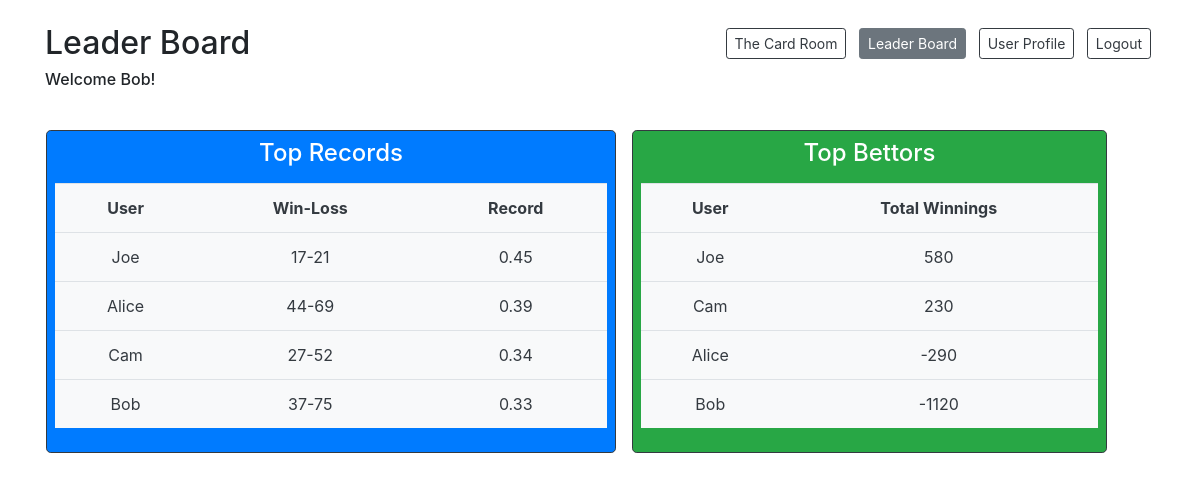
Page /leaderboard (signed in) on the committed database.
### models.py (models this page shows)
class User(db.Model):
    __tablename__ = "users"
    id = db.Column(db.Integer, primary_key=True)
    user_name = db.Column(db.String(255))
    email = db.Column(db.String(255))
    password = db.Column(db.String(255))
    balance = db.Column(db.Integer)
    photo = db.Column(db.BLOB)
    current_game_id = db.Column(db.Integer, db.ForeignKey("games.id"), nullable=True)  # is null if not currently in a game
    current_game = db.relationship("Game", foreign_keys=[current_game_id], backref="game_users")
    created_at = db.Column(db.DateTime, server_default=func.now())
    updated_at = db.Column(db.DateTime, server_default=func.now(), onupdate=func.now())

### controller.py (the view)
def leaderboard():
    if 'user_id' in session:
        user = getUser(session['user_id'])
    records = getTopWinLossRecords(10)
    bettors = getTopBettors(10)
    return render_template('leaderboard.html', user = user, records = records, bettors = bettors, starting_balance=starting_balance)

### utilities.py (called while the page is built)
def getUser(user_id):
    user = User.query.get(user_id)
    return user

def getTopWinLossRecords(num_of_players):
    results = Player.query.join(User).with_entities( \
        User.user_name.label('user_name'), \
        func.count(Player.result).filter(Player.result==2).label('wins'), \
        func.count(Player.result).filter(Player.result==3).label('losses') \
        ).filter(or_(Player.result==2,Player.result==3)).group_by(User.user_name) \
        .order_by((1.0*func.count(Player.result).filter(Player.result==2)/ \
        (func.count(Player.result).filter(Player.result==3)+
         func.count(Player.result).filter(Player.result==2))).desc()
        ).limit(10).all()
    records = []
    for result in results:
        entry = {}
        entry['user_name'] = result.user_name
        entry['wins'] = result.wins
        entry['losses'] = result.losses
        records.append(entry)
    return records

def getTopBettors(num_of_players):
    topBettors = User.query.order_by(User.balance.desc()).limit(10)
    return topBettors

### templates/leaderboard.html (shortened to what this page needs)
<!DOCTYPE html>
<html lang="en">
<head>
    <link href="https://stackpath.bootstrapcdn.com/bootstrap/4.4.1/css/bootstrap.min.css" rel="stylesheet">
    <script src="https://cdnjs.cloudflare.com/ajax/libs/socket.io/1.7.3/socket.io.min.js"></script></head>
</head>
<body>
    <div class="container bg-white">
        <div class="row justify-content-between mt-4 mb-2">
            <div class="col-auto">
                <h2>Leader Board</h2>
                {% if user %}
                <h6>Welcome {{user.user_name}}!</h6>
                {% endif %}
            </div>
            <div class="col-auto">
                <a href="/lobby" class="col-auto btn btn-outline-dark btn-sm mx-1 mt-1 mb-3">The Card Room</a>
                <a href="#" class="inactive col-auto btn btn-secondary btn-sm mx-1 mt-1 mb-3">Leader Board</a>
                <a href="/user-profile" class="col-auto btn btn-outline-dark btn-sm mx-1 mt-1 mb-3">User Profile</a>
                <a href="/logout-action" class="col-auto btn btn-outline-dark btn-sm mx-1 mt-1 mb-3">Logout</a>
            </div>
        </div>
        <div class="row pt-4">
            <div class="col-6 bg-primary text-white border border-dark rounded-lg p-2 mx-3">
                <h4 class="pb-2 text-center">Top Records</h4>
                {% if records %}
                    <table class="bg-light table table-fixed text-dark text-center table-hover">
                        <tr scope="row">
                            <th>User</th>
                            <th>Win-Loss</th>
                            <th>Record</th>
                        </tr>
                    {% for record in records %}
                        <tr scope="row">
                            <td>{{record.user_name}}</td>
                            <td>{{record.wins}}-{{record.losses}}</td>
                            <td>{%if record.wins or record.losses %}{{'%0.2f'| format(record.wins/(record.wins+record.losses))}}{%endif%}</td>
                        </tr>
                    {% endfor %}
                    </table>
                {% else %}
                    <h6>No games</h6>
                {% endif %}
            </div>
            <div class="col-5 bg-success text-white border border-dark rounded-lg p-2">
                <h4 class="pb-2 text-center">Top Bettors</h4>
                {% if bettors %}
                    <table class="bg-light table table-fixed text-dark text-center table-hover">
                        <tr scope="row">
                            <th>User</th>
                            <th>Total Winnings</th>
                        </tr>
                    {% for bettor in bettors %}
                        <tr scope="row">
                            <td>{{bettor.user_name}}</td>
                            <td>{{bettor.balance - starting_balance}}</td>
                        </tr>
                    {% endfor %}
                    </table>
                {% else %}
                    <h6>No bettors</h6>
                {% endif %}
            </div>
        </div>
    </div>
</body>
</html>

### rows in the picture
User: user_name "Bob", bettor.balance-starting_balance "-1120"
User: user_name "Joe", bettor.balance-starting_balance "580"
User: user_name "Cam", bettor.balance-starting_balance "230"
User: user_name "Alice", bettor.balance-starting_balance "-290"

### other values in the picture
{{ record.user_name }} "Joe" "Alice" "Cam" "Bob"
{{ record.wins }} "17" "44" "27" "37"
{{ record.losses }} "21" "69" "52" "75"
{{ '%0.2f'| format(record.wins/(record.wins+record.losses)) }} "0.45" "0.39" "0.34" "0.33"
